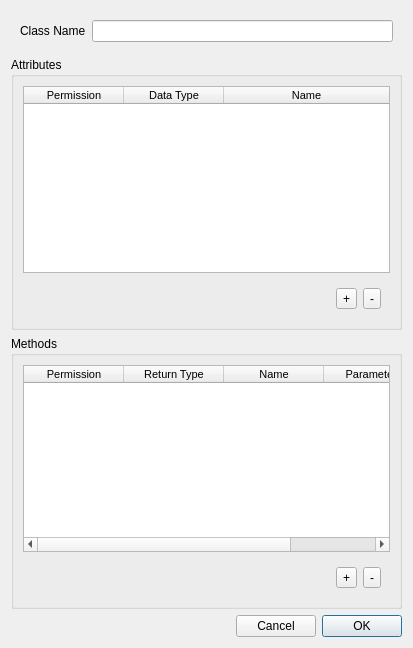
<?xml version="1.0" encoding="UTF-8"?>
<ui version="4.0">
 <class>NewClassForm</class>
 <widget class="QDialog" name="NewClassForm">
  <property name="geometry">
   <rect>
    <x>0</x>
    <y>0</y>
    <width>413</width>
    <height>648</height>
   </rect>
  </property>
  <property name="windowTitle">
   <string>Dialog</string>
  </property>
  <layout class="QVBoxLayout" name="verticalLayout_2">
   <item>
    <layout class="QVBoxLayout" name="verticalLayout">
     <item>
      <widget class="QWidget" name="widget" native="true">
       <property name="layoutDirection">
        <enum>Qt::RightToLeft</enum>
       </property>
       <layout class="QHBoxLayout" name="horizontalLayout">
        <item>
         <widget class="QLineEdit" name="className">
          <property name="layoutDirection">
           <enum>Qt::LeftToRight</enum>
          </property>
         </widget>
        </item>
        <item>
         <widget class="QLabel" name="label">
          <property name="text">
           <string>Class Name</string>
          </property>
         </widget>
        </item>
       </layout>
      </widget>
     </item>
    </layout>
   </item>
   <item>
    <widget class="QGroupBox" name="groupBox">
     <property name="title">
      <string>Attributes</string>
     </property>
     <layout class="QVBoxLayout" name="verticalLayout_3">
      <item>
       <widget class="QTableWidget" name="attrTable">
        <property name="font">
         <font>
          <pointsize>8</pointsize>
         </font>
        </property>
        <property name="mouseTracking">
         <bool>false</bool>
        </property>
        <property name="frameShape">
         <enum>QFrame::StyledPanel</enum>
        </property>
        <property name="frameShadow">
         <enum>QFrame::Sunken</enum>
        </property>
        <property name="autoScrollMargin">
         <number>16</number>
        </property>
        <property name="columnCount">
         <number>3</number>
        </property>
        <attribute name="horizontalHeaderCascadingSectionResizes">
         <bool>false</bool>
        </attribute>
        <attribute name="horizontalHeaderStretchLastSection">
         <bool>true</bool>
        </attribute>
        <attribute name="verticalHeaderMinimumSectionSize">
         <number>20</number>
        </attribute>
        <attribute name="verticalHeaderDefaultSectionSize">
         <number>20</number>
        </attribute>
        <attribute name="verticalHeaderStretchLastSection">
         <bool>false</bool>
        </attribute>
        <column>
         <property name="text">
          <string>Permission</string>
         </property>
        </column>
        <column>
         <property name="text">
          <string>Data Type</string>
         </property>
        </column>
        <column>
         <property name="text">
          <string>Name</string>
         </property>
        </column>
       </widget>
      </item>
      <item>
       <widget class="QWidget" name="widget_2" native="true">
        <layout class="QHBoxLayout" name="horizontalLayout_2">
         <item>
          <spacer name="horizontalSpacer">
           <property name="orientation">
            <enum>Qt::Horizontal</enum>
           </property>
           <property name="sizeHint" stdset="0">
            <size>
             <width>40</width>
             <height>20</height>
            </size>
           </property>
          </spacer>
         </item>
         <item>
          <widget class="QToolButton" name="attrButtAdd">
           <property name="cursor">
            <cursorShape>ArrowCursor</cursorShape>
           </property>
           <property name="mouseTracking">
            <bool>false</bool>
           </property>
           <property name="text">
            <string>+</string>
           </property>
           <property name="icon">
            <iconset resource="icons.qrc">
             <normaloff>:/plus.png</normaloff>:/plus.png</iconset>
           </property>
          </widget>
         </item>
         <item>
          <widget class="QToolButton" name="attrButtRemove">
           <property name="text">
            <string>-</string>
           </property>
           <property name="icon">
            <iconset resource="icons.qrc">
             <normaloff>:/close.png</normaloff>:/close.png</iconset>
           </property>
          </widget>
         </item>
        </layout>
       </widget>
      </item>
     </layout>
    </widget>
   </item>
   <item>
    <widget class="QGroupBox" name="groupBox_2">
     <property name="title">
      <string>Methods</string>
     </property>
     <layout class="QVBoxLayout" name="verticalLayout_4">
      <item>
       <widget class="QTableWidget" name="methTable">
        <property name="enabled">
         <bool>true</bool>
        </property>
        <property name="sizeIncrement">
         <size>
          <width>0</width>
          <height>0</height>
         </size>
        </property>
        <property name="font">
         <font>
          <pointsize>8</pointsize>
         </font>
        </property>
        <property name="columnCount">
         <number>4</number>
        </property>
        <attribute name="horizontalHeaderCascadingSectionResizes">
         <bool>false</bool>
        </attribute>
        <attribute name="horizontalHeaderShowSortIndicator" stdset="0">
         <bool>false</bool>
        </attribute>
        <attribute name="horizontalHeaderStretchLastSection">
         <bool>true</bool>
        </attribute>
        <attribute name="verticalHeaderMinimumSectionSize">
         <number>20</number>
        </attribute>
        <attribute name="verticalHeaderDefaultSectionSize">
         <number>20</number>
        </attribute>
        <column>
         <property name="text">
          <string>Permission</string>
         </property>
        </column>
        <column>
         <property name="text">
          <string>Return Type</string>
         </property>
        </column>
        <column>
         <property name="text">
          <string>Name</string>
         </property>
        </column>
        <column>
         <property name="text">
          <string>Parameters</string>
         </property>
        </column>
       </widget>
      </item>
      <item>
       <widget class="QWidget" name="widget_3" native="true">
        <layout class="QHBoxLayout" name="horizontalLayout_3">
         <item>
          <spacer name="horizontalSpacer_2">
           <property name="orientation">
            <enum>Qt::Horizontal</enum>
           </property>
           <property name="sizeHint" stdset="0">
            <size>
             <width>40</width>
             <height>20</height>
            </size>
           </property>
          </spacer>
         </item>
         <item>
          <widget class="QToolButton" name="methButtAdd">
           <property name="cursor">
            <cursorShape>ArrowCursor</cursorShape>
           </property>
           <property name="mouseTracking">
            <bool>false</bool>
           </property>
           <property name="text">
            <string>+</string>
           </property>
           <property name="icon">
            <iconset resource="icons.qrc">
             <normaloff>:/plus.png</normaloff>:/plus.png</iconset>
           </property>
          </widget>
         </item>
         <item>
          <widget class="QToolButton" name="methButtRemove">
           <property name="text">
            <string>-</string>
           </property>
           <property name="icon">
            <iconset resource="icons.qrc">
             <normaloff>:/close.png</normaloff>:/close.png</iconset>
           </property>
          </widget>
         </item>
        </layout>
       </widget>
      </item>
     </layout>
    </widget>
   </item>
   <item alignment="Qt::AlignLeft">
    <widget class="QDialogButtonBox" name="buttonBox">
     <property name="layoutDirection">
      <enum>Qt::RightToLeft</enum>
     </property>
     <property name="orientation">
      <enum>Qt::Horizontal</enum>
     </property>
     <property name="standardButtons">
      <set>QDialogButtonBox::Cancel|QDialogButtonBox::Ok</set>
     </property>
    </widget>
   </item>
  </layout>
 </widget>
 <resources>
  <include location="icons.qrc"/>
 </resources>
 <connections>
  <connection>
   <sender>buttonBox</sender>
   <signal>accepted()</signal>
   <receiver>NewClassForm</receiver>
   <slot>accept()</slot>
   <hints>
    <hint type="sourcelabel">
     <x>248</x>
     <y>254</y>
    </hint>
    <hint type="destinationlabel">
     <x>157</x>
     <y>274</y>
    </hint>
   </hints>
  </connection>
  <connection>
   <sender>buttonBox</sender>
   <signal>rejected()</signal>
   <receiver>NewClassForm</receiver>
   <slot>reject()</slot>
   <hints>
    <hint type="sourcelabel">
     <x>316</x>
     <y>260</y>
    </hint>
    <hint type="destinationlabel">
     <x>286</x>
     <y>274</y>
    </hint>
   </hints>
  </connection>
 </connections>
</ui>
